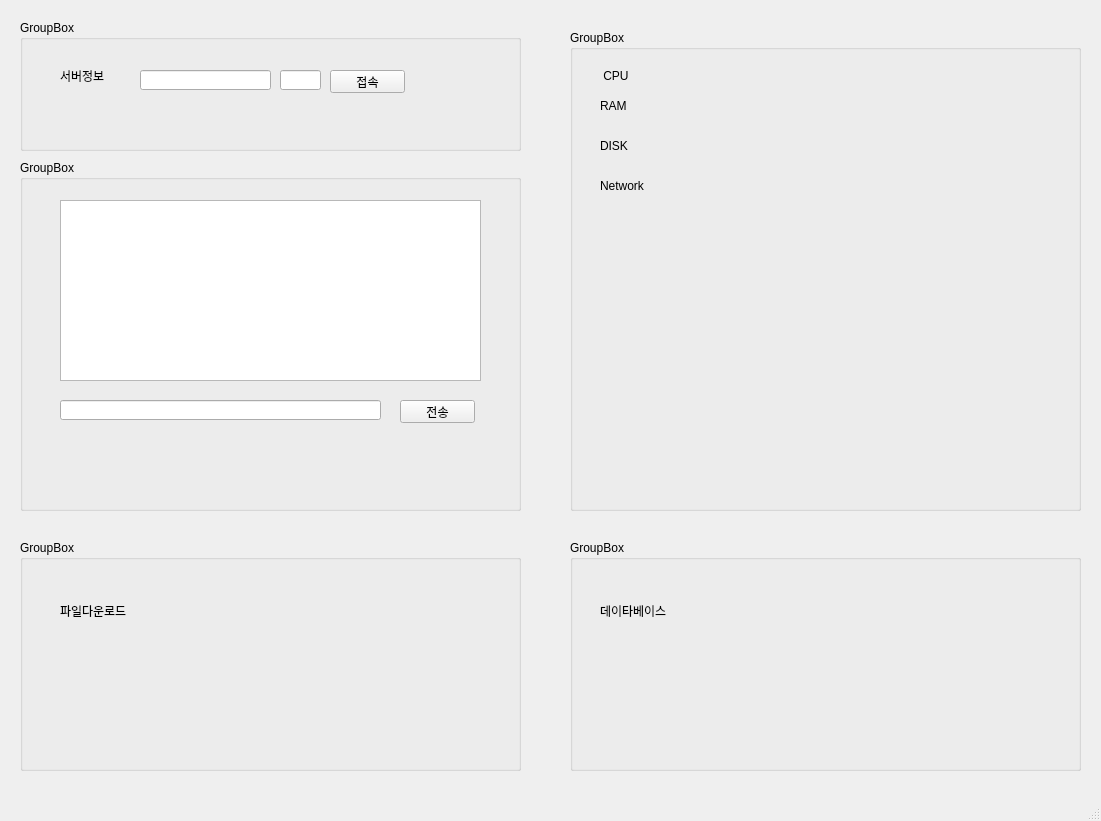
<?xml version="1.0" encoding="UTF-8"?>
<ui version="4.0">
 <class>MainWindow</class>
 <widget class="QMainWindow" name="MainWindow">
  <property name="geometry">
   <rect>
    <x>0</x>
    <y>0</y>
    <width>1101</width>
    <height>821</height>
   </rect>
  </property>
  <property name="windowTitle">
   <string>MainWindow</string>
  </property>
  <widget class="QWidget" name="centralwidget">
   <widget class="QGroupBox" name="groupBox">
    <property name="geometry">
     <rect>
      <x>20</x>
      <y>20</y>
      <width>501</width>
      <height>131</height>
     </rect>
    </property>
    <property name="title">
     <string>GroupBox</string>
    </property>
    <widget class="QLabel" name="label">
     <property name="geometry">
      <rect>
       <x>40</x>
       <y>50</y>
       <width>56</width>
       <height>12</height>
      </rect>
     </property>
     <property name="text">
      <string>서버정보</string>
     </property>
    </widget>
    <widget class="QLineEdit" name="lineEdit">
     <property name="geometry">
      <rect>
       <x>120</x>
       <y>50</y>
       <width>131</width>
       <height>20</height>
      </rect>
     </property>
    </widget>
    <widget class="QLineEdit" name="lineEdit_2">
     <property name="geometry">
      <rect>
       <x>260</x>
       <y>50</y>
       <width>41</width>
       <height>20</height>
      </rect>
     </property>
    </widget>
    <widget class="QPushButton" name="btn_new">
     <property name="geometry">
      <rect>
       <x>310</x>
       <y>50</y>
       <width>75</width>
       <height>23</height>
      </rect>
     </property>
     <property name="text">
      <string>접속</string>
     </property>
    </widget>
   </widget>
   <widget class="QGroupBox" name="groupBox_2">
    <property name="geometry">
     <rect>
      <x>20</x>
      <y>160</y>
      <width>501</width>
      <height>351</height>
     </rect>
    </property>
    <property name="title">
     <string>GroupBox</string>
    </property>
    <widget class="QPushButton" name="pushButton2">
     <property name="geometry">
      <rect>
       <x>380</x>
       <y>240</y>
       <width>75</width>
       <height>23</height>
      </rect>
     </property>
     <property name="text">
      <string>전송</string>
     </property>
    </widget>
    <widget class="QLineEdit" name="lineEdit_3">
     <property name="geometry">
      <rect>
       <x>40</x>
       <y>240</y>
       <width>321</width>
       <height>20</height>
      </rect>
     </property>
    </widget>
    <widget class="QTextEdit" name="textEdit">
     <property name="geometry">
      <rect>
       <x>40</x>
       <y>40</y>
       <width>421</width>
       <height>181</height>
      </rect>
     </property>
    </widget>
   </widget>
   <widget class="QGroupBox" name="groupBox_3">
    <property name="geometry">
     <rect>
      <x>570</x>
      <y>30</y>
      <width>511</width>
      <height>481</height>
     </rect>
    </property>
    <property name="title">
     <string>GroupBox</string>
    </property>
    <widget class="QLabel" name="label_3">
     <property name="geometry">
      <rect>
       <x>30</x>
       <y>40</y>
       <width>56</width>
       <height>12</height>
      </rect>
     </property>
     <property name="text">
      <string> CPU</string>
     </property>
    </widget>
    <widget class="QLabel" name="label_4">
     <property name="geometry">
      <rect>
       <x>30</x>
       <y>70</y>
       <width>56</width>
       <height>12</height>
      </rect>
     </property>
     <property name="text">
      <string>RAM</string>
     </property>
    </widget>
    <widget class="QLabel" name="label_5">
     <property name="geometry">
      <rect>
       <x>30</x>
       <y>110</y>
       <width>56</width>
       <height>12</height>
      </rect>
     </property>
     <property name="text">
      <string>DISK</string>
     </property>
    </widget>
    <widget class="QLabel" name="label_6">
     <property name="geometry">
      <rect>
       <x>30</x>
       <y>150</y>
       <width>56</width>
       <height>12</height>
      </rect>
     </property>
     <property name="text">
      <string>Network</string>
     </property>
    </widget>
   </widget>
   <widget class="QGroupBox" name="groupBox_4">
    <property name="geometry">
     <rect>
      <x>20</x>
      <y>540</y>
      <width>501</width>
      <height>231</height>
     </rect>
    </property>
    <property name="title">
     <string>GroupBox</string>
    </property>
    <widget class="QLabel" name="label_7">
     <property name="geometry">
      <rect>
       <x>40</x>
       <y>60</y>
       <width>91</width>
       <height>21</height>
      </rect>
     </property>
     <property name="text">
      <string>파일다운로드</string>
     </property>
    </widget>
   </widget>
   <widget class="QGroupBox" name="groupBox_5">
    <property name="geometry">
     <rect>
      <x>570</x>
      <y>540</y>
      <width>511</width>
      <height>231</height>
     </rect>
    </property>
    <property name="title">
     <string>GroupBox</string>
    </property>
    <widget class="QLabel" name="label_8">
     <property name="geometry">
      <rect>
       <x>30</x>
       <y>60</y>
       <width>91</width>
       <height>21</height>
      </rect>
     </property>
     <property name="text">
      <string>데이타베이스</string>
     </property>
    </widget>
   </widget>
  </widget>
  <widget class="QMenuBar" name="menubar">
   <property name="geometry">
    <rect>
     <x>0</x>
     <y>0</y>
     <width>1101</width>
     <height>21</height>
    </rect>
   </property>
  </widget>
  <widget class="QStatusBar" name="statusbar"/>
 </widget>
 <resources/>
 <connections/>
</ui>
